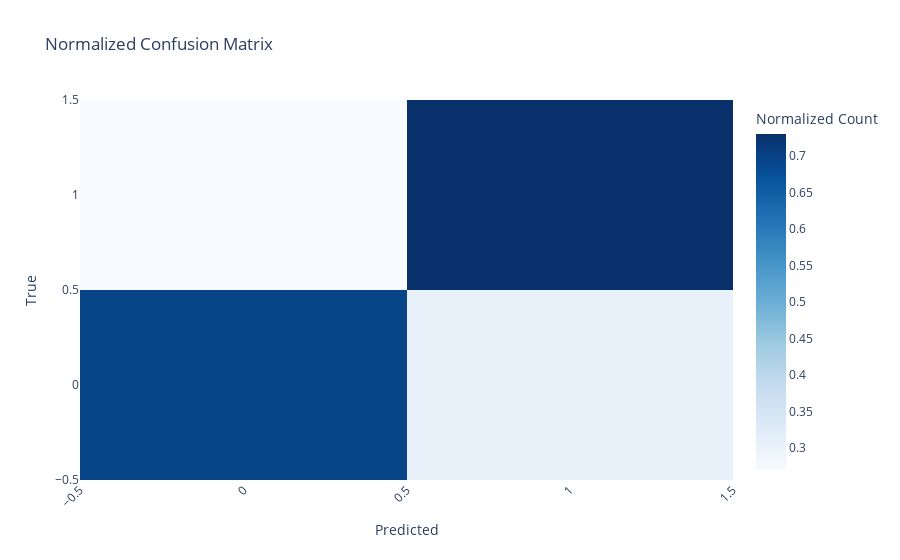

The code cell stored with this chart in its notebook:
### Code cell
import plotly.graph_objects as go

# Create a confusion matrix
cm = confusion_matrix(y_test, y_pred)

# Normalize the confusion matrix
cm_normalized = cm.astype('float') / cm.sum(axis=1)[:, np.newaxis]

# Define the labels for the x-axis and y-axis
labels = sorted(set(y_test))

# Create the Plotly heatmap
fig = go.Figure(data=go.Heatmap(
    z=cm_normalized,
    x=labels,
    y=labels,
    colorscale='Blues',
    colorbar=dict(title='Normalized Count'),
))

# Customize the layout
fig.update_layout(
    title='Normalized Confusion Matrix',
    xaxis=dict(title='Predicted', tickangle=-45),
    yaxis=dict(title='True', tickangle=0),
)

# Show the Plotly confusion matrix
fig.show()
# Export the plot as an HTML file
fig.write_html("model_2_confmat.html")

### Figure 1 — Plotly figure (JSON) as saved in the notebook; plotly's stock layout.template omitted (floating-point values rounded to 4 significant figures)
{"data": [{"colorbar": {"title": {"text": "Normalized Count"}}, "colorscale": [[0, "rgb(247,251,255)"], [0.125, "rgb(222,235,247)"], [0.25, "rgb(198,219,239)"], [0.375, "rgb(158,202,225)"], [0.5, "rgb(107,174,214)"], [0.625, "rgb(66,146,198)"], [0.75, "rgb(33,113,181)"], [0.875, "rgb(8,81,156)"], [1, "rgb(8,48,107)"]], "type": "heatmap", "x": [0, 1], "y": [0, 1], "z": [[0.6959, 0.3041], [0.2698, 0.7302]]}], "layout": {"title": {"text": "Normalized Confusion Matrix"}, "xaxis": {"tickangle": -45, "title": {"text": "Predicted"}}, "yaxis": {"tickangle": 0, "title": {"text": "True"}}}}
